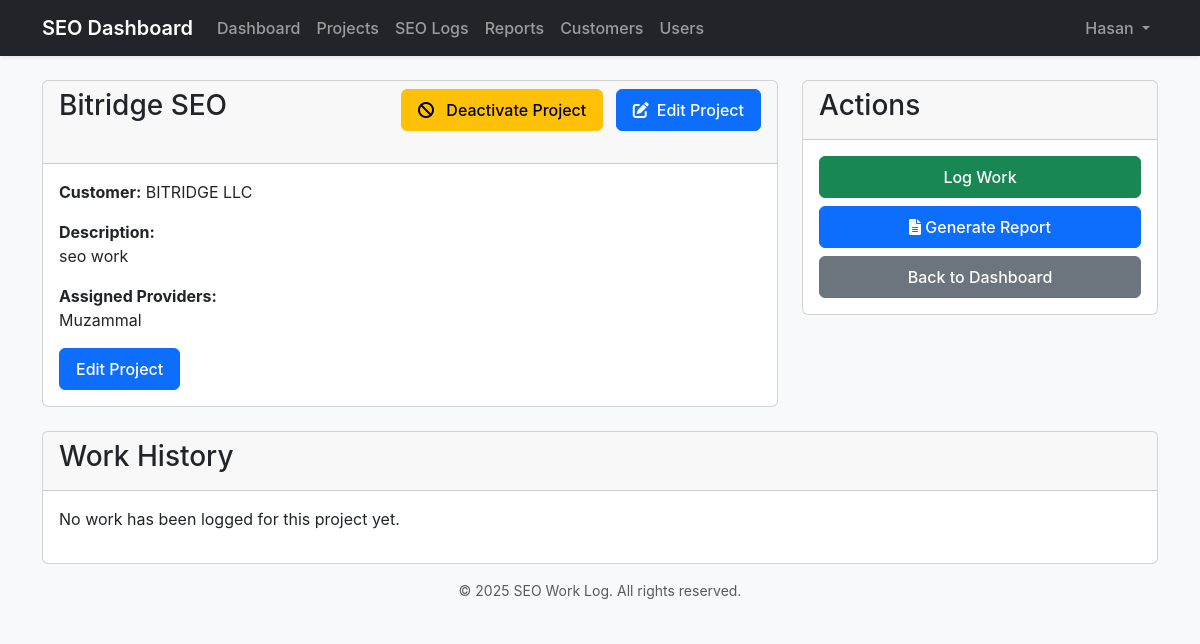
/projects/1/ (signed in), run on an earlier commit of the app's database.
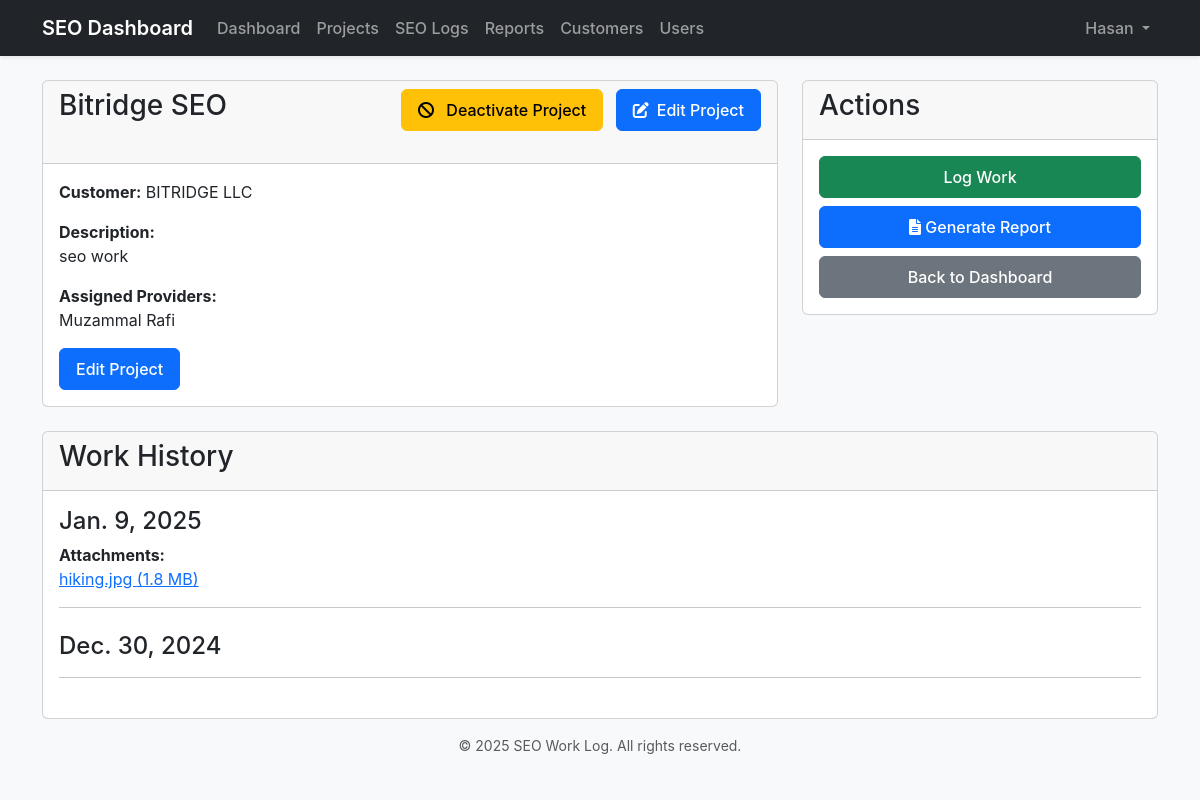
And on a later commit of the database.
### core/models.py (models this page shows, shortened)
class CustomUser(AbstractUser):
    ROLE_CHOICES = [
        ('admin', 'Administrator'),
        ('provider', 'Provider'),
        ('customer', 'Customer'),
    ]
    role = models.CharField(max_length=10, choices=ROLE_CHOICES, default='customer')
    def get_full_name(self):
        full_name = f"{self.first_name} {self.last_name}".strip()
        return full_name if full_name else self.username

class SEOLog(models.Model):
    WORK_TYPE_CHOICES = [
        ('on_page', 'On-Page SEO'),
        ('off_page', 'Off-Page SEO'),
        ('technical', 'Technical SEO'),
        ('content', 'Content Optimization'),
        ('analytics', 'Analytics & Tracking'),
        ('other', 'Other'),
    ]
    project = models.ForeignKey(Project, on_delete=models.CASCADE)
    date = models.DateField()
    created_by = models.ForeignKey(CustomUser, on_delete=models.CASCADE, related_name='created_logs')
    work_type = models.CharField(max_length=20, choices=WORK_TYPE_CHOICES, default='other')
    description = models.TextField(default='', blank=True)
    providers = models.ManyToManyField(CustomUser, related_name='assigned_logs', blank=True)
    created_at = models.DateTimeField(auto_now_add=True, null=True)
    updated_at = models.DateTimeField(auto_now=True, null=True)
    class Meta:
        ordering = ['-date']
        verbose_name = 'SEO Log'
        verbose_name_plural = 'SEO Logs'

class SEOLogFile(models.Model):
    WORK_TYPE_CHOICES = [
        ('on_page', 'On-Page'),
        ('off_page', 'Off-Page'),
    ]
    seo_log = models.ForeignKey(SEOLog, on_delete=models.CASCADE, related_name='files')
    file = models.FileField(upload_to='')  # Store in main media folder
    work_type = models.CharField(max_length=10, choices=WORK_TYPE_CHOICES)
    file_name = models.CharField(max_length=255)
    file_type = models.CharField(max_length=100)
    file_size = models.IntegerField()  # Size in bytes
    uploaded_at = models.DateTimeField(auto_now_add=True)
    class Meta:
        ordering = ['-uploaded_at']
        verbose_name = 'SEO Log File'
        verbose_name_plural = 'SEO Log Files'
    @property
    def file_size_formatted(self):
        size = self.file_size
        for unit in ['B', 'KB', 'MB', 'GB']:
            if size < 1024:
                return f"{size:.1f} {unit}"
            size /= 1024
        return f"{size:.1f} TB"

### core/views.py (the view)
# urls.py: path('projects/<int:pk>/', views.project_detail, name='project_detail'),
@login_required
def project_detail(request, pk):
    project = get_object_or_404(Project, pk=pk)
    if request.user.role == 'customer' and project.customer.email != request.user.email:
        return HttpResponseForbidden("You don't have permission to access this project.")
    seo_logs = SEOLog.objects.filter(project=project).order_by('-date')
    return render(request, 'core/project_detail.html', {
        'title': f'Project: {project.name}',
        'project': project,
        'seo_logs': seo_logs,
    })

### core/templates/core/project_detail.html (shortened to what the changed rows need)
{% extends 'core/base.html' %}
{% block content %}
<div class="container mt-4">
    <div class="row">
        <div class="col-md-8">
            <div class="card">
                <div class="card-header">
                    <div class="d-flex justify-content-between align-items-center mb-4">
                        <h1 class="h3">{{ project.name }}</h1>
                    </div>
                </div>
                <div class="card-body">
                    <div class="mb-3">
                        <ul class="list-unstyled">
                            {% for provider in project.providers.all %}
                                <li>{{ provider.get_full_name|default:provider.username }}</li>
                            {% empty %}
                                <li>No providers assigned</li>
                            {% endfor %}
                        </ul>
                    </div>
                </div>
            </div>
        </div>
    </div>
    <div class="row mt-4">
        <div class="col-12">
            <div class="card">
                <div class="card-body">
                    {% for log in project.seolog_set.all|dictsortreversed:"date" %}
                    <div class="work-log mb-4">
                        <h4>{{ log.date }}</h4>
                        {% if log.files.exists %}
                        <div class="attachments">
                            <strong>Attachments:</strong>
                            <ul class="list-unstyled">
                                {% for file in log.files.all %}
                                <li>
                                    <a href="{{ file.file.url }}" target="_blank">
                                        {{ file.file_name }} ({{ file.file_size_formatted }})
                                    </a>
                                </li>
                                {% endfor %}
                            </ul>
                        </div>
                        {% endif %}
                        <hr>
                    </div>
                    {% empty %}
                    <p>No work has been logged for this project yet.</p>
                    {% endfor %}
                </div>
            </div>
        </div>
    </div>
</div>
{% endblock %}

What changed in the data, as far as the page shows it:
changed CustomUser: get_full_name "Muzammal" → "Muzammal Rafi"
added SEOLog: date "Jan. 9, 2025"
added SEOLogFile: file_name "hiking.jpg", file_size_formatted "1.8 MB"
added SEOLog: date "Dec. 30, 2024"
Also different on the page:
text no longer shown: "No work has been logged for this project yet."
